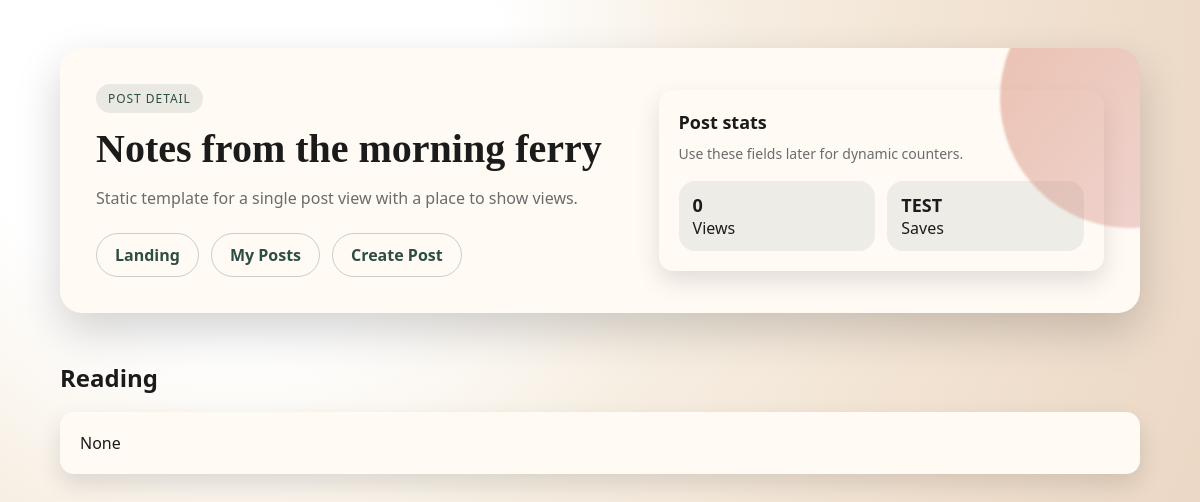
Page /api/posts/3 (signed in) on the earlier database version.
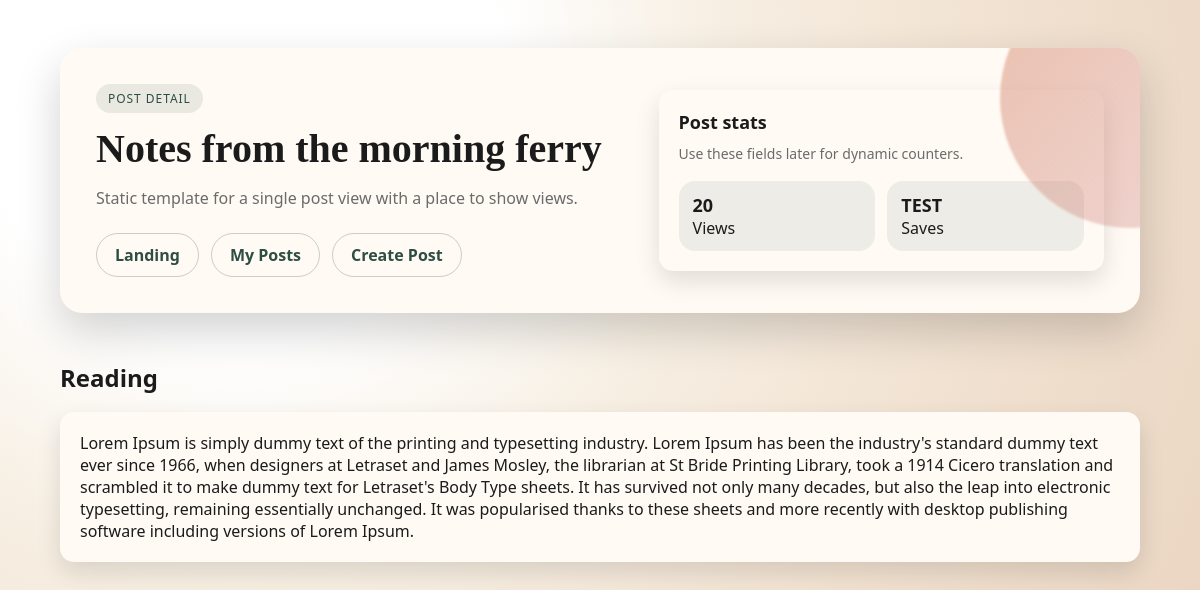
Same page on the later database version.
### main/models/post.py (models this page shows, shortened)
class Posts(db.Model):
    id: Mapped[int] = mapped_column(primary_key=True)
    title: Mapped[str] = mapped_column(String(500))
    description: Mapped[str | None]
    user_id: Mapped[int] = mapped_column(
        ForeignKey("user.id", ondelete="CASCADE")
    )
    status: Mapped[str] = mapped_column(String(10), default="draft",
                                        server_default="draft")
    views_count: Mapped[int] = mapped_column(default=0, server_default='0')
    category: Mapped[str | None]
    published_at: Mapped[datetime | None]
    created_at: Mapped[datetime] = mapped_column(
        DateTime(timezone=True),
        server_default=func.now()
    )
    updated_at: Mapped[datetime] = mapped_column(
        DateTime(timezone=True),
        onupdate=func.now(),
        server_default=func.now()
    )
    user: Mapped["User"] = relationship(back_populates="posts")

### main/routes/posts/template_views.py (the view)
@posts_bp.route("/<int:post_id>")
@login_required
def post_detail_page(post_id: int):
    post = db.session.get(Posts, post_id)
    if not post:
        return redirect(url_for("posts.my_posts"))
    post.views_count += 1
    db.session.commit()
    return render_template("posts/post_detail.html", post=post)

### templates/posts/post_detail.html (shortened to what this page needs)
<!DOCTYPE html>
<html lang="en">
<head>
    <link rel="stylesheet" href="/static/style.css">
</head>
<body>
<main class="page">
    <div class="shell">
        <section class="hero">
            <div>
                <span class="pill">Post detail</span>
                <h1>Notes from the morning ferry</h1>
                <p>Static template for a single post view with a place to show views.</p>
                <div class="nav">
                    <a href="/">Landing</a>
                    <a href="{{ url_for('posts.my_posts') }}">My Posts</a>
                    <a href="{{ url_for('posts.create_template_post') }}">Create Post</a>
                </div>
            </div>
            <div class="card">
                <h3>Post stats</h3>
                <p>Use these fields later for dynamic counters.</p>
                <div class="stats">
                    <div class="stat">
                        <span>{{ post.views_count }} </span>
                        Views
                    </div>
                    <div class="stat">
                        <span>TEST</span>
                        Saves
                    </div>
                </div>
            </div>
        </section>
        <div class="section-title">
            <h2>Reading</h2>
        </div>
        <section class="card">
            {{ post.description }}
        </section>
    </div>
</main>
</body>
</html>

Differences in the rows shown:
changed Posts: views_count "0" → "20"; description "None" → "Lorem Ipsum is simply dummy text of the printing and typesetting industry. Lorem Ipsum has been the industry's standard dummy text ever since 1966, when designers at Letraset and James Mosley, the librarian at St Bride Printing Library, took a 1914 Cicero translation and scrambled it to make dummy text for Letraset's Body Type sheets. It has survived not only many decades, but also the leap into electronic typesetting, remaining essentially unchanged. It was popularised thanks to these sheets and more recently with desktop publishing software including versions of Lorem Ipsum."
